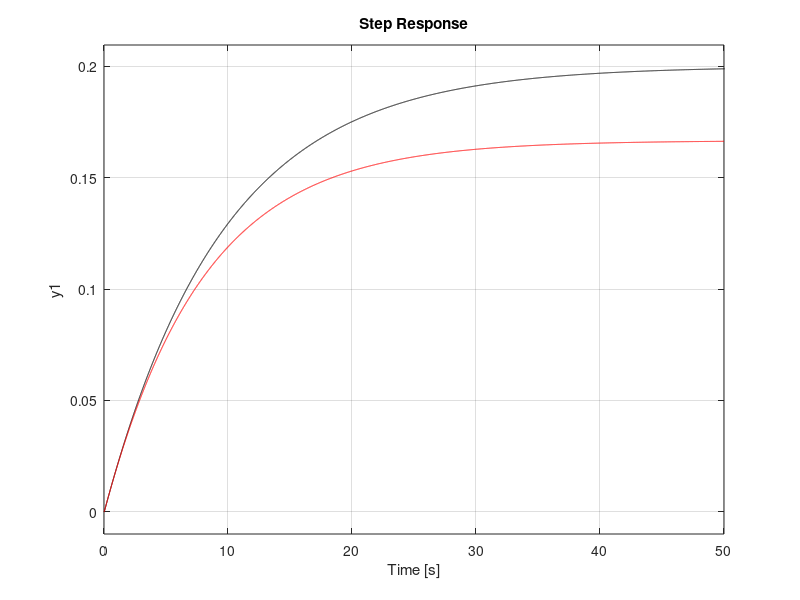
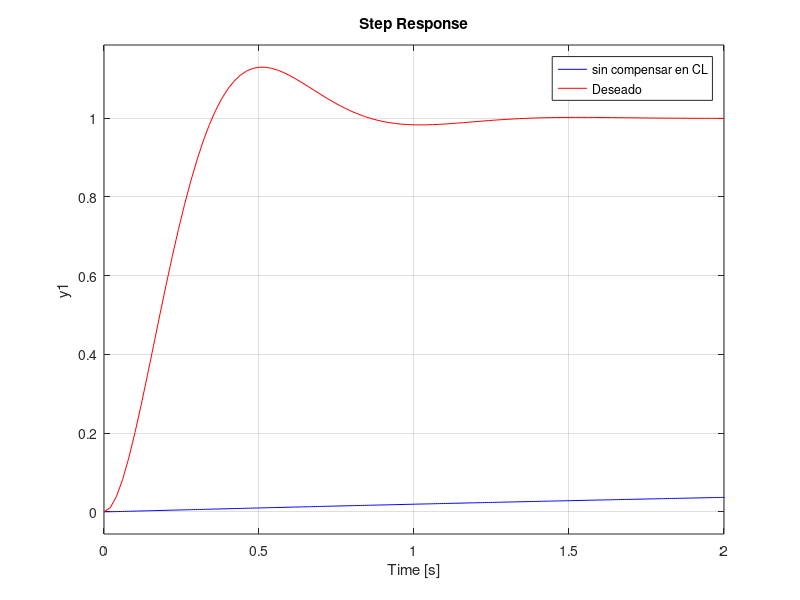
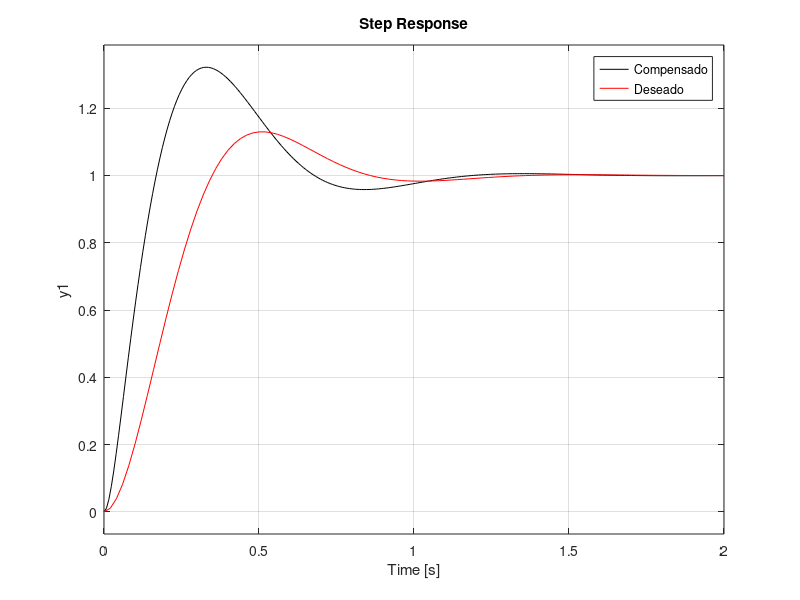

Write the MATLAB code that produced these figures, in order.
clc
close all
clear

%proceso
g=tf(1,[1 48 5]);
step(g,'k')
g_cl=feedback(g,1);
hold on
step(g_cl,'r')
%deseado
Ts=1;
so=13/100;
e=sqrt((log(so))^2/(pi^2+(log(so))^2));
wn=4/(Ts*e);
g_d=tf(wn^2,[1 2*e*wn wn^2]);
figure
step(g_cl,'b')
hold on
step(g_d,'r')
legend('sin compensar en CL','Deseado')
[P Z]=pzmap(g_d)

pol_d=[1 2*e*wn wn^2];
pol_a=conv(pol_d,[1 40]);

%------controlador----
K_p=373.9-5;
T_i=K_p/2157.5;
g_c=tf([K_p*T_i K_p],[T_i 0]);

%--------compensado----
sis_ol=g_c*g;
sis_cl=feedback(sis_ol,1);
figure
step(sis_cl,'k')
hold on
step(g_d,'r')
legend('Compensado','Deseado')
[p z]=pzmap(sis_cl)
